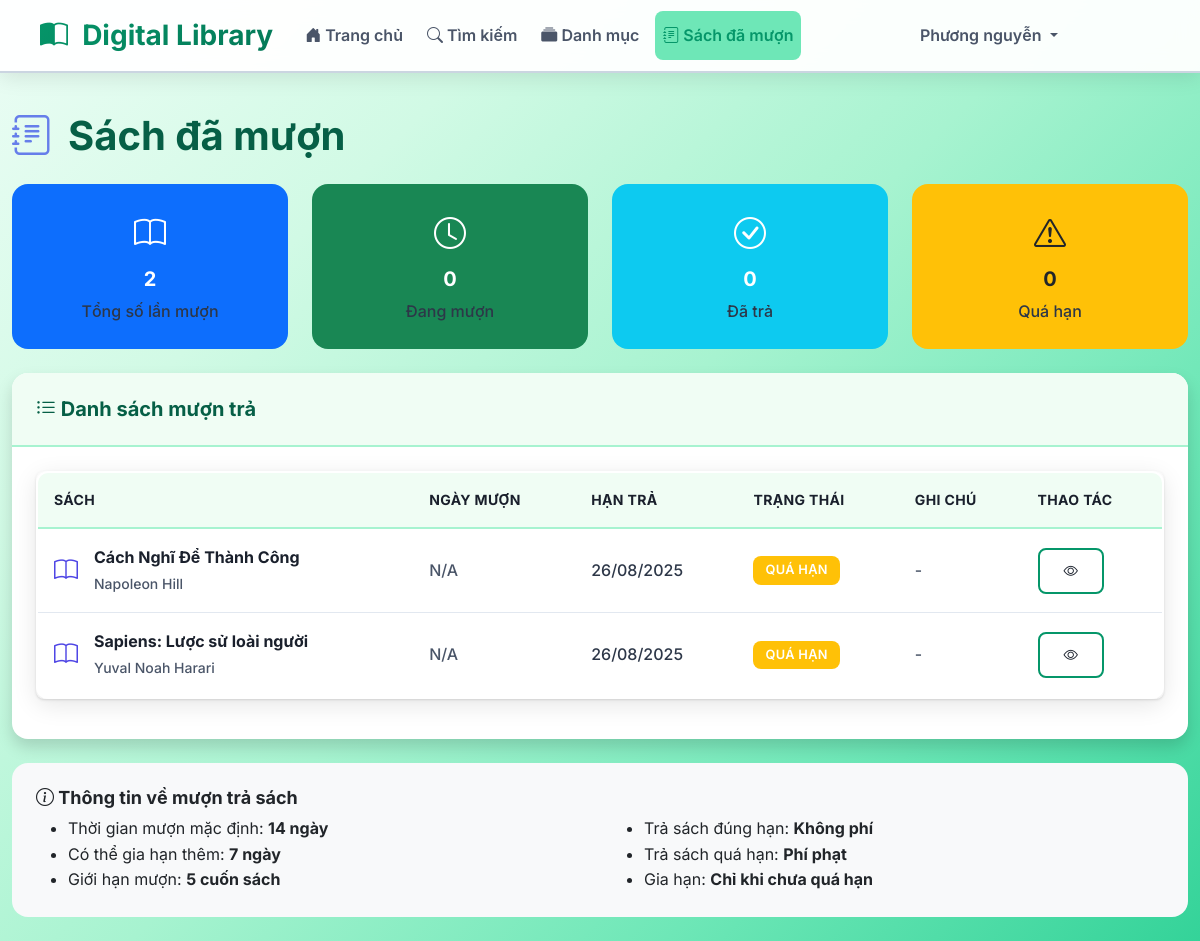
The page /my-loans (signed in) on the database its author committed.
### app/models/user.py (models this page shows, shortened)
class User(UserMixin, db.Model):
    __tablename__ = 'users'
    id = db.Column(db.Integer, primary_key=True)
    username = db.Column(db.String(80), unique=True, nullable=False)
    email = db.Column(db.String(120), unique=True, nullable=False)
    password_hash = db.Column(db.String(255), nullable=False)
    full_name = db.Column(db.String(100), nullable=False)
    role = db.Column(db.String(20), default='user')
    is_active = db.Column(db.Boolean, default=True)
    created_at = db.Column(db.DateTime, default=datetime.utcnow)
    loans = db.relationship('Loan', back_populates='user')
    def is_admin(self):
        return self.role == 'admin'
    def is_librarian(self):
        return self.role in ['admin', 'librarian']

### app/models/loan.py (models this page shows, shortened)
class Loan(db.Model):
    __tablename__ = 'loans'
    id = db.Column(db.Integer, primary_key=True)
    user_id = db.Column(db.Integer, db.ForeignKey('users.id'), nullable=False)
    book_id = db.Column(db.Integer, db.ForeignKey('books.id'), nullable=False)
    loan_date = db.Column(db.DateTime, default=datetime.utcnow, nullable=False)
    due_date = db.Column(db.DateTime, nullable=False)
    return_date = db.Column(db.DateTime)
    status = db.Column(db.String(20), default='borrowed')  # borrowed, returned, overdue
    user = db.relationship('User', back_populates='loans')
    book = db.relationship('Book', back_populates='loans')
    def is_overdue(self):
        if self.status == 'returned':
            return False
        return datetime.utcnow() > self.due_date
    def get_status_display(self):
        if self.status == 'returned':
            return 'Đã trả'
        elif self.is_overdue():
            return 'Quá hạn'
        else:
            return 'Đang mượn'

### app/models/book.py (models this page shows, shortened)
class Book(db.Model):
    __tablename__ = 'books'
    id = db.Column(db.Integer, primary_key=True)
    isbn = db.Column(db.String(20), unique=True, nullable=False)
    title = db.Column(db.String(200), nullable=False)
    author = db.Column(db.String(100), nullable=False)
    publisher = db.Column(db.String(100))
    publication_year = db.Column(db.Integer)
    category = db.Column(db.String(50))
    description = db.Column(db.Text)
    total_copies = db.Column(db.Integer, default=1)
    available_copies = db.Column(db.Integer, default=1)  # Giữ lại để tương thích
    location = db.Column(db.String(100))
    is_active = db.Column(db.Boolean, default=True)
    created_at = db.Column(db.DateTime, default=datetime.utcnow)
    loans = db.relationship('Loan', back_populates='book')

### app/routes/loans.py (the view)
@loans_bp.route('/my-loans')
@login_required
def my_loans():
    page = request.args.get('page', 1, type=int)
    per_page = 10
    loans = Loan.query.filter_by(user_id=current_user.id).order_by(Loan.loan_date.desc()).paginate(
        page=page, per_page=per_page, error_out=False
    )
    overdue_count = Loan.query.filter(
        Loan.user_id == current_user.id,
        Loan.status == 'borrowed',
        Loan.due_date < datetime.now()
    ).count()
    borrowed_count = Loan.query.filter(
        Loan.user_id == current_user.id,
        Loan.status == 'borrowed'
    ).count()
    returned_count = Loan.query.filter(
        Loan.user_id == current_user.id,
        Loan.status == 'returned'
    ).count()
    overdue_loans_list = Loan.query.filter(
        Loan.user_id == current_user.id,
        Loan.status == 'borrowed',
        Loan.due_date < datetime.now()
    ).all()
    return render_template('loans/my_loans.html',
                         loans=loans,
                         overdue_count=overdue_count,
                         borrowed_count=borrowed_count,
                         returned_count=returned_count,
                         overdue_loans_list=overdue_loans_list)

### app/models/user.py (called while the page is built)
@login_manager.user_loader
def load_user(user_id):
    return User.query.get(int(user_id))

### app/templates/loans/my_loans.html (shortened to what this page needs)
{% extends "base.html" %}
{% block content %}
<div class="row">
    <div class="col-12">
        <h1 class="h2 mb-4 search-page-title">
            <i class="bi bi-journal-text"></i> Sách đã mượn
        </h1>
    </div>
</div>
<div class="row mb-4">
    <div class="col-md-3">
        <div class="card text-center bg-primary text-white">
            <div class="card-body">
                <i class="bi bi-book" style="font-size: 2rem;"></i>
                <h5 class="card-title mt-2">{{ loans.total if loans.total else 0 }}</h5>
                <p class="card-text mb-0">Tổng số lần mượn</p>
            </div>
        </div>
    </div>
    <div class="col-md-3">
        <div class="card text-center bg-success text-white">
            <div class="card-body">
                <i class="bi bi-clock" style="font-size: 2rem;"></i>
                <h5 class="card-title mt-2">{{ borrowed_count }}</h5>
                <p class="card-text mb-0">Đang mượn</p>
            </div>
        </div>
    </div>
    <div class="col-md-3">
        <div class="card text-center bg-info text-white">
            <div class="card-body">
                <i class="bi bi-check-circle" style="font-size: 2rem;"></i>
                <h5 class="card-title mt-2">{{ returned_count }}</h5>
                <p class="card-text mb-0">Đã trả</p>
            </div>
        </div>
    </div>
    <div class="col-md-3">
        <div class="card text-center bg-warning text-dark">
            <div class="card-body">
                <i class="bi bi-exclamation-triangle" style="font-size: 2rem;"></i>
                <h5 class="card-title mt-2">{{ overdue_count }}</h5>
                <p class="card-text mb-0">Quá hạn</p>
            </div>
        </div>
    </div>
</div>
{% if loans.items %}
    <div class="card shadow">
        <div class="card-header">
            <h5 class="mb-0">
                <i class="bi bi-list-ul"></i> Danh sách mượn trả
            </h5>
        </div>
        <div class="card-body">
            <div class="table-responsive">
                <table class="table table-hover">
                    <thead>
                        <tr>
                            <th>Sách</th>
                            <th>Ngày mượn</th>
                            <th>Hạn trả</th>
                            <th>Trạng thái</th>
                            <th>Ghi chú</th>
                            <th>Thao tác</th>
                        </tr>
                    </thead>
                    <tbody>
                        {% for loan in loans.items %}
                        <tr class="{% if loan.is_overdue() and loan.status == 'borrowed' %}table-warning{% endif %}">
                            <td>
                                <div class="d-flex align-items-center">
                                    <div class="book-icon me-3">
                                        <i class="bi bi-book text-primary" style="font-size: 1.5rem;"></i>
                                    </div>
                                    <div>
                                        <a href="{{ url_for('books.book_detail', book_id=loan.book.id) }}" class="text-decoration-none fw-bold">
                                            {{ loan.book.title }}
                                        </a>
                                        <br>
                                        <small class="text-muted">{{ loan.book.author }}</small>
                                    </div>
                                </div>
                            </td>
                            <td>
                                {% if loan.borrowed_date %}
                                    {{ loan.borrowed_date.strftime('%d/%m/%Y') }}
                                {% else %}
                                    <span class="text-muted">N/A</span>
                                {% endif %}
                            </td>
                            <td>
                                {% if loan.due_date %}
                                    <span class="{% if loan.is_overdue() and loan.status == 'borrowed' %}text-danger fw-bold{% endif %}">
                                        {{ loan.due_date.strftime('%d/%m/%Y') }}
                                    </span>
                                {% else %}
                                    <span class="text-muted">N/A</span>
                                {% endif %}
                            </td>
                            <td>
                                <span class="badge {% if loan.status == 'borrowed' %}bg-primary{% elif loan.status == 'returned' %}bg-success{% else %}bg-warning{% endif %}">
                                    {{ loan.get_status_display() }}
                                </span>
                            </td>
                            <td>
                                {% if loan.notes %}
                                    {{ loan.notes }}
                                {% else %}
                                    <span class="text-muted">-</span>
                                {% endif %}
                            </td>
                            <td>
                                <div class="btn-group" role="group">
                                    <a href="{{ url_for('books.book_detail', book_id=loan.book.id) }}" class="btn btn-outline-primary btn-sm" title="Xem chi tiết">
                                        <i class="bi bi-eye"></i>
                                    </a>
                                </div>
                            </td>
                        </tr>
                        {% endfor %}
                    </tbody>
                </table>
            </div>
        </div>
    </div>
{% endif %}
<div class="row mt-4">
    <div class="col-12">
        <div class="card bg-light">
            <div class="card-body">
                <h6 class="card-title">
                    <i class="bi bi-info-circle"></i> Thông tin về mượn trả sách
                </h6>
                <div class="row">
                    <div class="col-md-6">
                        <ul class="mb-0">
                            <li>Thời gian mượn mặc định: <strong>14 ngày</strong></li>
                            <li>Có thể gia hạn thêm: <strong>7 ngày</strong></li>
                            <li>Giới hạn mượn: <strong>5 cuốn sách</strong></li>
                        </ul>
                    </div>
                    <div class="col-md-6">
                        <ul class="mb-0">
                            <li>Trả sách đúng hạn: <strong>Không phí</strong></li>
                            <li>Trả sách quá hạn: <strong>Phí phạt</strong></li>
                            <li>Gia hạn: <strong>Chỉ khi chưa quá hạn</strong></li>
                        </ul>
                    </div>
                </div>
            </div>
        </div>
    </div>
</div>
{% endblock %}

### app/templates/base.html (shortened to what this page needs)
<!DOCTYPE html>
<html lang="vi">
<head>
    <link href="https://cdn.jsdelivr.net/npm/bootstrap@5.3.0/dist/css/bootstrap.min.css" rel="stylesheet">
    <link href="https://cdn.jsdelivr.net/npm/bootstrap-icons@1.10.0/font/bootstrap-icons.css" rel="stylesheet">
    <link rel="stylesheet" href="{{ url_for('static', filename='css/style.css') }}">
</head>
<body>
    <nav class="navbar navbar-expand-lg navbar-light fixed-top">
        <div class="container">
            <a class="navbar-brand me-4" href="{{ url_for('books.index') }}">
                <i class="bi bi-book-half text-primary"></i>
                <span class="ms-2 fw-bold">Digital Library</span>
            </a>
            <div class="collapse navbar-collapse justify-content-center" id="navbarNav">
                <ul class="navbar-nav mx-auto">
                    <li class="nav-item">
                        <a class="nav-link {% if request.endpoint == 'books.index' %}active{% endif %}" href="{{ url_for('books.index') }}">
                            <i class="bi bi-house-door-fill"></i> Trang chủ
                        </a>
                    </li>
                    <li class="nav-item">
                        <a class="nav-link {% if request.endpoint == 'books.search' %}active{% endif %}" href="{{ url_for('books.search') }}">
                            <i class="bi bi-search"></i> Tìm kiếm
                        </a>
                    </li>
                    <li class="nav-item">
                        <a class="nav-link {% if request.endpoint == 'books.categories' %}active{% endif %}" href="{{ url_for('books.categories') }}">
                            <i class="bi bi-collection-fill"></i> Danh mục
                        </a>
                    </li>
                    {% if current_user.is_authenticated %}
                        <li class="nav-item">
                            <a class="nav-link {% if request.endpoint == 'loans.my_loans' %}active{% endif %}" href="{{ url_for('loans.my_loans') }}">
                                <i class="bi bi-journal-text"></i> Sách đã mượn
                            </a>
                        </li>
                    {% endif %}
                </ul>
                <ul class="navbar-nav ms-auto">
                    {% if current_user.is_authenticated %}
                        <li class="nav-item dropdown">
                            <a class="nav-link dropdown-toggle" href="#" role="button" data-bs-toggle="dropdown" aria-expanded="false">
                                 {{ current_user.full_name }}
                            </a>
                        </li>
                    {% endif %}
                </ul>
            </div>
        </div>
    </nav>
    <main class="container my-4" style="margin-top: 6rem !important;">
        {% block content %}{% endblock %}
    </main>
</body>
</html>

### rows shown on the page
User: full_name "Phương nguyễn"
Loan: book "Cách Nghĩ Để Thành Công", book.author "Napoleon Hill", due_date "26/08/2025", status "QUÁ HẠN"
Loan: book "Sapiens: Lược sử loài người", book.author "Yuval Noah Harari", due_date "26/08/2025", status "QUÁ HẠN"

### other values the page prints
{{ loans.total if loans.total else 0 }} "2"
{{ borrowed_count }} "0"
{{ returned_count }} "0"
{{ overdue_count }} "0"
